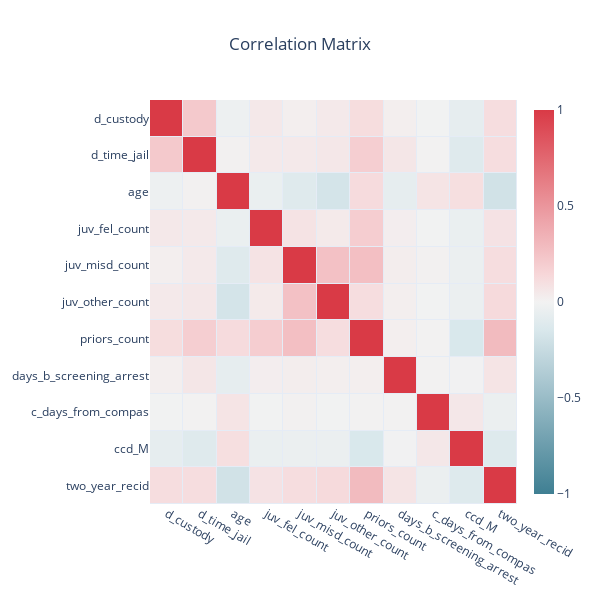

The cell this chart's notebook holds for it:
### Markdown cell above
### Correlation
In order to check to the important features in our dataset, we can compute and plot (see e.g. `sns.heatmap`) the correlation matrix, as a tool to visually show all the correlation between features.

### Code cell
"""
CELL N°2.1.2 : Correlation matrix

@pre:  A pandas.DataFrame `df` containing the dataset
@post: A visualization of the correlation matrix between features.
"""
"""
def plot_correlation_matrix(data):

    X    = [label for label in data] 
    N    = data.shape[1]
    corr = (data.corr()).values

    # Display the correlation in cells
    hovertext      = [ [f"corr({X[i]}, {X[j]})= {corr[i][j]:.2f}" for j in range(N)] for i in range(N) ]
    sns_colorscale = [ [0.0, "#3f7f93"],   [0.071, "#5890a1"], [0.143, "#72a1b0"], [0.214, "#8cb3bf"],
                    [0.286, "#a7c5cf"], [0.357, "#c0d6dd"], [0.429, "#dae8ec"], [0.5, "#f2f2f2"], 
                    [0.571, "#f7d7d9"], [0.643, "#f2bcc0"], [0.714, "#eda3a9"], [0.786, "#e8888f"], 
                    [0.857, "#e36e76"], [0.929, "#de535e"], [1.0, "#d93a46"] ]


    heat   = go.Heatmap(z = data.corr(), x = X, y = X, zmin = -1, zmax = 1, xgap = 1, ygap = 1,
                        colorscale = sns_colorscale, colorbar_thickness = 20, colorbar_ticklen = 3,
                        hovertext = hovertext, hoverinfo = "text" )
    title  = "Correlation Matrix"

    layout = go.Layout(title_text = title, title_x = 0.5, width = 600, height = 600,
        xaxis_showgrid = False, yaxis_showgrid = False, yaxis_autorange = "reversed")


    fig = go.Figure(data=[heat], layout=layout)
    fig.show()

corr_matrix = df.corr(method='pearson')
df_corr = df.copy()
df_corr["two_year_recid"] = y
plot_correlation_matrix(df_corr)
"""

### Figure 1 — Plotly figure (JSON) as saved in the notebook; plotly's stock layout.template omitted (floating-point values rounded to 4 significant figures)
{"data": [{"colorbar": {"thickness": 20, "ticklen": 3}, "colorscale": [[0, "#3f7f93"], [0.071, "#5890a1"], [0.143, "#72a1b0"], [0.214, "#8cb3bf"], [0.286, "#a7c5cf"], [0.357, "#c0d6dd"], [0.429, "#dae8ec"], [0.5, "#f2f2f2"], [0.571, "#f7d7d9"], [0.643, "#f2bcc0"], [0.714, "#eda3a9"], [0.786, "#e8888f"], [0.857, "#e36e76"], [0.929, "#de535e"], [1, "#d93a46"]], "hoverinfo": "text", "hovertext": [["corr(d_custody, d_custody)= 1.00", "corr(d_custody, d_time_jail)= 0.22", "corr(d_custody, age)= -0.03", "corr(d_custody, juv_fel_count)= 0.05", "corr(d_custody, juv_misd_count)= 0.02", "corr(d_custody, juv_other_count)= 0.05", "corr(d_custody, priors_count)= 0.11", "corr(d_custody, days_b_screening_arrest)= 0.02", "corr(d_custody, c_days_from_compas)= -0.00", "corr(d_custody, ccd_M)= -0.07", "corr(d_custody, two_year_recid)= 0.11"], ["corr(d_time_jail, d_custody)= 0.22", "corr(d_time_jail, d_time_jail)= 1.00", "corr(d_time_jail, age)= 0.01", "corr(d_time_jail, juv_fel_count)= 0.05", "corr(d_time_jail, juv_misd_count)= 0.05", "corr(d_time_jail, juv_other_count)= 0.06", "corr(d_time_jail, priors_count)= 0.19", "corr(d_time_jail, days_b_screening_arrest)= 0.06", "corr(d_time_jail, c_days_from_compas)= 0.00", "corr(d_time_jail, ccd_M)= -0.11", "corr(d_time_jail, two_year_recid)= 0.11"], ["corr(age, d_custody)= -0.03", "corr(age, d_time_jail)= 0.01", "corr(age, age)= 1.00", "corr(age, juv_fel_count)= -0.05", "corr(age, juv_misd_count)= -0.11", "corr(age, juv_other_count)= -0.17", "corr(age, priors_count)= 0.12", "corr(age, days_b_screening_arrest)= -0.07", "corr(age, c_days_from_compas)= 0.07", "corr(age, ccd_M)= 0.10", "corr(age, two_year_recid)= -0.19"], ["corr(juv_fel_count, d_custody)= 0.05", "corr(juv_fel_count, d_time_jail)= 0.05", "corr(juv_fel_count, age)= -0.05", "corr(juv_fel_count, juv_fel_count)= 1.00", "corr(juv_fel_count, juv_misd_count)= 0.08", "corr(juv_fel_count, juv_other_count)= 0.04", "corr(juv_fel_count, priors_count)= 0.19", "corr(juv_fel_count, days_b_screening_arrest)= 0.02", "corr(juv_fel_count, c_days_from_compas)= -0.01", "corr(juv_fel_count, ccd_M)= -0.04", "corr(juv_fel_count, two_year_recid)= 0.08"], ["corr(juv_misd_count, d_custody)= 0.02", "corr(juv_misd_count, d_time_jail)= 0.05", "corr(juv_misd_count, age)= -0.11", "corr(juv_misd_count, juv_fel_count)= 0.08", "corr(juv_misd_count, juv_misd_count)= 1.00", "corr(juv_misd_count, juv_other_count)= 0.26", "corr(juv_misd_count, priors_count)= 0.27", "corr(juv_misd_count, days_b_screening_arrest)= 0.03", "corr(juv_misd_count, c_days_from_compas)= 0.01", "corr(juv_misd_count, ccd_M)= -0.04", "corr(juv_misd_count, two_year_recid)= 0.11"], ["corr(juv_other_count, d_custody)= 0.05", "corr(juv_other_count, d_time_jail)= 0.06", "corr(juv_other_count, age)= -0.17", "corr(juv_other_count, juv_fel_count)= 0.04", "corr(juv_other_count, juv_misd_count)= 0.26", "corr(juv_other_count, juv_other_count)= 1.00", "corr(juv_other_count, priors_count)= 0.11", "corr(juv_other_count, days_b_screening_arrest)= 0.02", "corr(juv_other_count, c_days_from_compas)= -0.01", "corr(juv_other_count, ccd_M)= -0.04", "corr(juv_other_count, two_year_recid)= 0.13"], ["corr(priors_count, d_custody)= 0.11", "corr(priors_count, d_time_jail)= 0.19", "corr(priors_count, age)= 0.12", "corr(priors_count, juv_fel_count)= 0.19", "corr(priors_count, juv_misd_count)= 0.27", "corr(priors_count, juv_other_count)= 0.11", "corr(priors_count, priors_count)= 1.00", "corr(priors_count, days_b_screening_arrest)= 0.02", "corr(priors_count, c_days_from_compas)= 0.00", "corr(priors_count, ccd_M)= -0.15", "corr(priors_count, two_year_recid)= 0.29"], ["corr(days_b_screening_arrest, d_custody)= 0.02", "corr(days_b_screening_arrest, d_time_jail)= 0.06", "corr(days_b_screening_arrest, age)= -0.07", "corr(days_b_screening_arrest, juv_fel_count)= 0.02", "corr(days_b_screening_arrest, juv_misd_count)= 0.03", "corr(days_b_screening_arrest, juv_other_count)= 0.02", "corr(days_b_screening_arrest, priors_count)= 0.02", "corr(days_b_screening_arrest, days_b_screening_arrest)= 1.00", "corr(days_b_screening_arrest, c_days_from_compas)= 0.01", "corr(days_b_screening_arrest, ccd_M)= -0.01", "corr(days_b_screening_arrest, two_year_recid)= 0.07"], ["corr(c_days_from_compas, d_custody)= -0.00", "corr(c_days_from_compas, d_time_jail)= 0.00", "corr(c_days_from_compas, age)= 0.07", "corr(c_days_from_compas, juv_fel_count)= -0.01", "corr(c_days_from_compas, juv_misd_count)= 0.01", "corr(c_days_from_compas, juv_other_count)= -0.01", "corr(c_days_from_compas, priors_count)= 0.00", "corr(c_days_from_compas, days_b_screening_arrest)= 0.01", "corr(c_days_from_compas, c_days_from_compas)= 1.00", "corr(c_days_from_compas, ccd_M)= 0.06", "corr(c_days_from_compas, two_year_recid)= -0.04"], ["corr(ccd_M, d_custody)= -0.07", "corr(ccd_M, d_time_jail)= -0.11", "corr(ccd_M, age)= 0.10", "corr(ccd_M, juv_fel_count)= -0.04", "corr(ccd_M, juv_misd_count)= -0.04", "corr(ccd_M, juv_other_count)= -0.04", "corr(ccd_M, priors_count)= -0.15", "corr(ccd_M, days_b_screening_arrest)= -0.01", "corr(ccd_M, c_days_from_compas)= 0.06", "corr(ccd_M, ccd_M)= 1.00", "corr(ccd_M, two_year_recid)= -0.12"], ["corr(two_year_recid, d_custody)= 0.11", "corr(two_year_recid, d_time_jail)= 0.11", "corr(two_year_recid, age)= -0.19", "corr(two_year_recid, juv_fel_count)= 0.08", "corr(two_year_recid, juv_misd_count)= 0.11", "corr(two_year_recid, juv_other_count)= 0.13", "corr(two_year_recid, priors_count)= 0.29", "corr(two_year_recid, days_b_screening_arrest)= 0.07", "corr(two_year_recid, c_days_from_compas)= -0.04", "corr(two_year_recid, ccd_M)= -0.12", "corr(two_year_recid, two_year_recid)= 1.00"]], "type": "heatmap", "x": ["d_custody", "d_time_jail", "age", "juv_fel_count", "juv_misd_count", "juv_other_count", "priors_count", "days_b_screening_arrest", "c_days_from_compas", "ccd_M", "two_year_recid"], "xgap": 1, "y": ["d_custody", "d_time_jail", "age", "juv_fel_count", "juv_misd_count", "juv_other_count", "priors_count", "days_b_screening_arrest", "c_days_from_compas", "ccd_M", "two_year_recid"], "ygap": 1, "z": [[1, 0.2173, -0.03233, 0.05278, 0.02284, 0.04504, 0.113, 0.02088, -0.004272, -0.07287, 0.1102], [0.2173, 1, 0.01185, 0.04562, 0.04512, 0.05554, 0.1889, 0.06421, 0.003644, -0.1095, 0.1091], [-0.03233, 0.01185, 1, -0.04775, -0.1116, -0.1728, 0.1198, -0.06893, 0.07349, 0.1012, -0.1892], [0.05278, 0.04562, -0.04775, 1, 0.07977, 0.04344, 0.1941, 0.02433, -0.005396, -0.04493, 0.08172], [0.02284, 0.04512, -0.1116, 0.07977, 1, 0.257, 0.2677, 0.027, 0.009993, -0.03863, 0.1103], [0.04504, 0.05554, -0.1728, 0.04344, 0.257, 1, 0.1088, 0.02333, -0.00583, -0.04072, 0.1259], [0.113, 0.1889, 0.1198, 0.1941, 0.2677, 0.1088, 1, 0.02135, 0.003762, -0.1454, 0.2906], [0.02088, 0.06421, -0.06893, 0.02433, 0.027, 0.02333, 0.02135, 1, 0.006457, -0.008043, 0.07484], [-0.004272, 0.003644, 0.07349, -0.005396, 0.009993, -0.00583, 0.003762, 0.006457, 1, 0.05688, -0.0399], [-0.07287, -0.1095, 0.1012, -0.04493, -0.03863, -0.04072, -0.1454, -0.008043, 0.05688, 1, -0.1203], [0.1102, 0.1091, -0.1892, 0.08172, 0.1103, 0.1259, 0.2906, 0.07484, -0.0399, -0.1203, 1]], "zmax": 1, "zmin": -1}], "layout": {"height": 600, "title": {"text": "Correlation Matrix", "x": 0.5}, "width": 600, "xaxis": {"showgrid": false}, "yaxis": {"autorange": "reversed", "showgrid": false}}}
